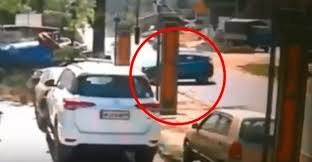
%> input picture DataSet/car/1.jpeg, 312 x 162 px
$ octave --eval "result = weinerFinal(imread('../DataSet/car/1.jpeg'));"   (GNU Octave 9; MATLAB toolbox functions it lacks are replaced by stand-ins)
%> lines starting %> are read from the running program, lines starting %| are printed output that depends on the picture
%a=imread('/home/tangobeer/Desktop/ImageEnchancement/DataSet/police/images (8).jpeg');
%imshow(a);
function weiner=weinerFinal(a)
I = rgb2gray(a);
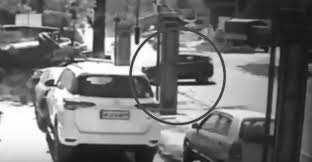
%> I: size 162x312 uint8; min 15, max 255, mean 114.5
%J = imnoise(I,'gaussian',0,0.50);
weiner = wiener2(I,[5 5]);%5,5 is neighbourbood size
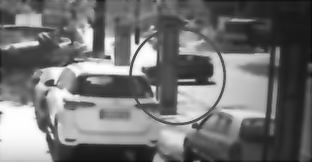
%> weiner: size 162x312 uint8; min 11, max 254, mean 114.2
%weiner=imsharpen(weiner,'Radius',2.5,'Amount',1.5);
%figure;
%imshow(K);
return;

$ run again, on DataSet/car/10.jpeg
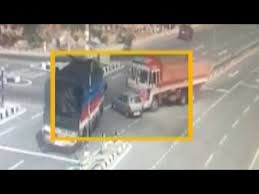
%> input picture DataSet/car/10.jpeg, 259 x 194 px
%> in weinerFinal, `I = rgb2gray(a);`:
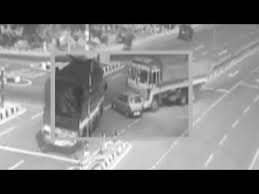
%> I: size 194x259 uint8; min 0, max 255, mean 120.7

$ run again, on DataSet/car/11.jpeg
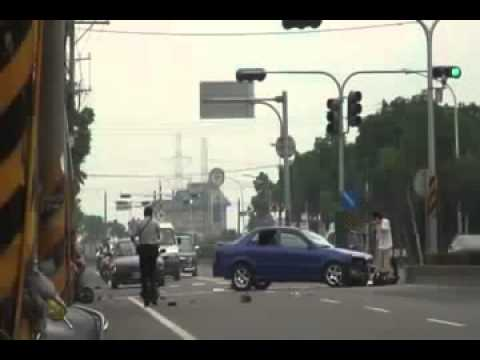
%> input picture DataSet/car/11.jpeg, 480 x 360 px
%> in weinerFinal, `I = rgb2gray(a);`:
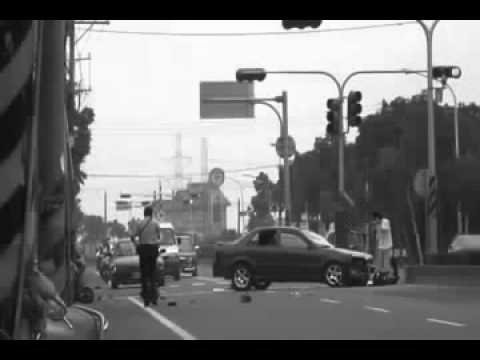
%> I: size 360x480 uint8; min 0, max 254, mean 115.5

$ run again, on DataSet/car/12.jpeg
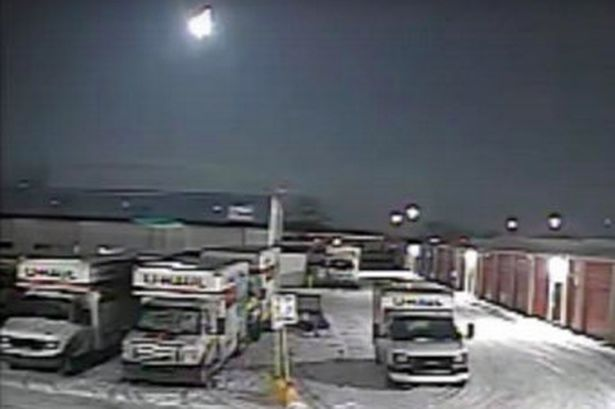
%> input picture DataSet/car/12.jpeg, 615 x 409 px
%> in weinerFinal, `I = rgb2gray(a);`:
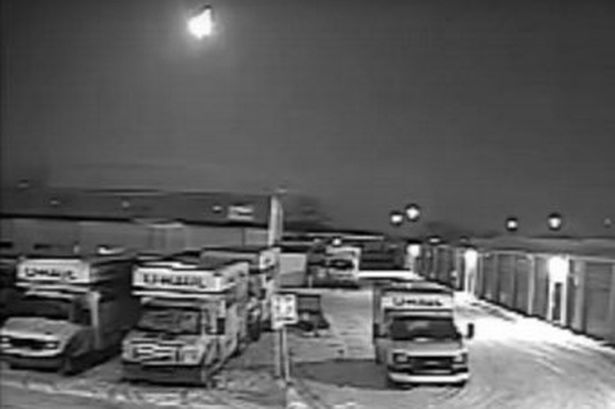
%> I: size 409x615 uint8; min 0, max 255, mean 92.9
